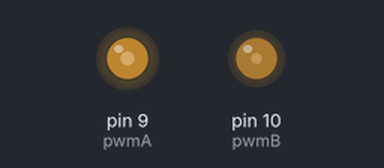
A sketch run on a simulated Arduino Uno, built with avr-gcc and run on an emulated ATmega328P. Shown: output pins drawn as LEDs (lit = HIGH).

Above: at 0.05 s.
Timing chart, 0 to 5.2 s (numbered marks = the images above):
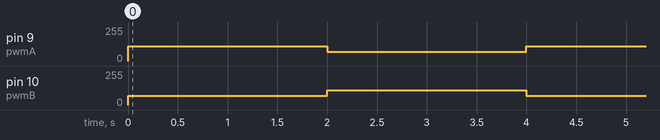

The sketch:

LF_V2_Opturi.ino
```cpp
int pwmA = 9;
int pwmB = 10;

int speed2 = 110;
int speed1 = 70;

int led = 14;


void setup(){

  Serial.begin(9600);
  pinMode(pwmA, OUTPUT);
  pinMode(pwmB, OUTPUT);
}

void loop() {

  analogWrite(pwmA, speed2);
  analogWrite(pwmB, speed1);
  delay(2000);

  analogWrite(pwmA, speed1);
  analogWrite(pwmB, speed2);
  delay(2000);
}
```

Measured:
- by itself, pin 9 (pwmA), pin 10 (pwmB): alternates 110/255 for 2.0 s and 70/255 for 2.0 s
